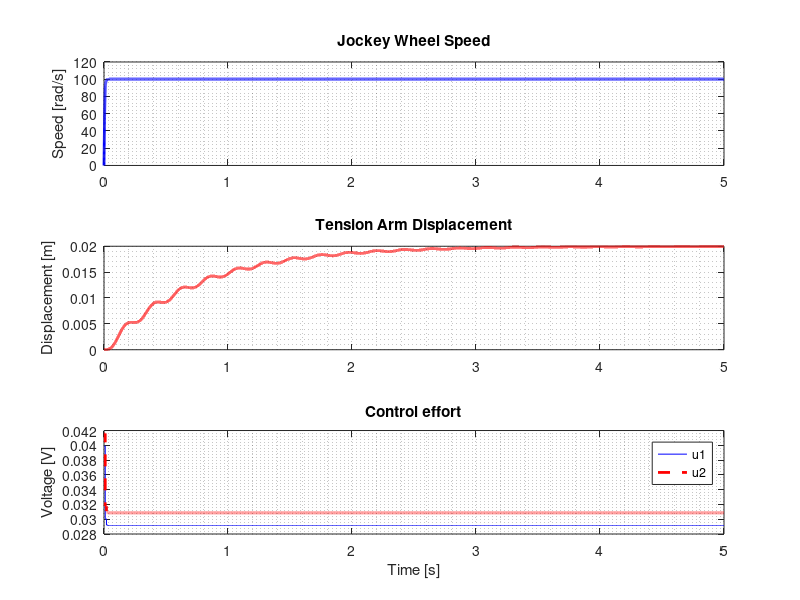

Source code (MATLAB):
clear;
load('result_data.mat')
y1 = y(:,1);
y2 = y(:,2);
u1 = u(:,1);
u2 = u(:,2);

w1 = x(:,1);
w2 = x(:,2);

% Input after amplifier
ug1 = u_gain(:,1);
ug2 = u_gain(:,2);

% Input disturbance
dist1 = dist(:,1);
dist2 = dist(:,2);

figure(10)
subplot(311)
plot(time,y1,'b', 'LineWidth',2)
grid minor
title('Jockey Wheel Speed')
ylabel('Speed [rad/s]')

subplot(312)
plot(time,y2,'r', 'LineWidth',2)
grid minor
title('Tension Arm Displacement')
ylabel('Displacement [m]')

subplot(313)
plot(time,u1,'b', time, u2, '--r', 'LineWidth',2)
%axis([0 Tsim -11 11])
title('Control effort')
legend('u1', 'u2');
grid minor
ylabel('Voltage [V]')

xlabel('Time [s]')


%% Input Disturbance
% figure(11)
% plot(time, ug1, 'r', time, ug2, 'b', time, dist1, 'g', time, dist2, 'm', 'LineWidth', 2);
% legend('u1', 'u2', 'dist1', 'dist2');
% title('Input Disturbance')
% ylabel('Torque [Nm]')
% grid